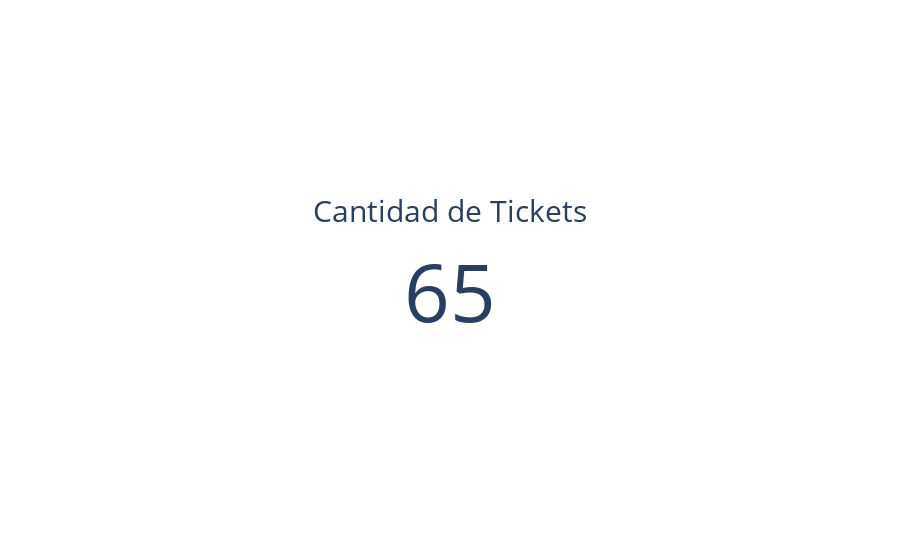

The notebook cell this image was saved under:
### Code cell
# Muestra la cantidad Total de Tickets Recibidos

fig = go.Figure()

fig.add_trace(go.Indicator(
    mode = "number",
    value = data_clean1.describe()['Duracion_Ticket_horas']['count'],
    title = {"text": "<span style='font-size:1.5em'>Cantidad de Tickets</span><br><span style='font-size:1.5em'></span><br>"},
    domain = {'x': [1, 1], 'y': [1, 1]}))

fig.show()

### Figure 1 — Plotly figure (JSON) as saved in the notebook; plotly's stock layout.template omitted (floating-point values rounded to 4 significant figures)
{"data": [{"domain": {"x": [1, 1], "y": [1, 1]}, "mode": "number", "title": {"text": "<span style='font-size:1.5em'>Cantidad de Tickets</span><br><span style='font-size:1.5em'></span><br>"}, "type": "indicator", "value": 65}], "layout": {}}
